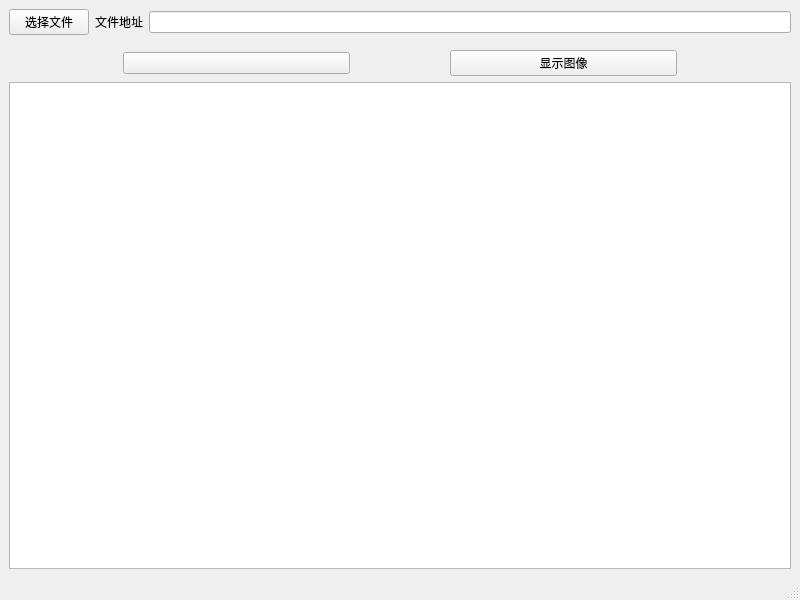
<?xml version="1.0" encoding="UTF-8"?>
<ui version="4.0">
 <class>SinglePolicyCompare</class>
 <widget class="QMainWindow" name="SinglePolicyCompare">
  <property name="geometry">
   <rect>
    <x>0</x>
    <y>0</y>
    <width>800</width>
    <height>600</height>
   </rect>
  </property>
  <property name="windowTitle">
   <string>SinglePolicyCompare</string>
  </property>
  <widget class="QWidget" name="centralwidget">
   <layout class="QVBoxLayout" name="verticalLayout_2">
    <item>
     <layout class="QHBoxLayout" name="horizontalLayout">
      <item>
       <widget class="PrimaryPushButton" name="pushButton">
        <property name="text">
         <string>选择文件</string>
        </property>
       </widget>
      </item>
      <item>
       <widget class="CaptionLabel" name="label">
        <property name="text">
         <string>文件地址</string>
        </property>
        <property name="pixelFontSize" stdset="0">
         <number>16</number>
        </property>
       </widget>
      </item>
      <item>
       <widget class="LineEdit" name="lineEdit"/>
      </item>
     </layout>
    </item>
    <item>
     <widget class="CardWidget" name="CardWidget">
      <layout class="QVBoxLayout" name="verticalLayout">
       <property name="leftMargin">
        <number>0</number>
       </property>
       <property name="rightMargin">
        <number>0</number>
       </property>
       <property name="bottomMargin">
        <number>0</number>
       </property>
       <item>
        <layout class="QHBoxLayout" name="horizontalLayout_2" stretch="1,2,2,1">
         <property name="spacing">
          <number>100</number>
         </property>
         <item>
          <spacer name="horizontalSpacer">
           <property name="orientation">
            <enum>Qt::Horizontal</enum>
           </property>
           <property name="sizeHint" stdset="0">
            <size>
             <width>40</width>
             <height>20</height>
            </size>
           </property>
          </spacer>
         </item>
         <item>
          <widget class="ComboBox" name="comboBox">
           <property name="sizePolicy">
            <sizepolicy hsizetype="Preferred" vsizetype="Fixed">
             <horstretch>0</horstretch>
             <verstretch>0</verstretch>
            </sizepolicy>
           </property>
          </widget>
         </item>
         <item>
          <widget class="PrimaryPushButton" name="pushButton_2">
           <property name="sizePolicy">
            <sizepolicy hsizetype="Preferred" vsizetype="Fixed">
             <horstretch>0</horstretch>
             <verstretch>0</verstretch>
            </sizepolicy>
           </property>
           <property name="text">
            <string>显示图像</string>
           </property>
          </widget>
         </item>
         <item>
          <spacer name="horizontalSpacer_2">
           <property name="orientation">
            <enum>Qt::Horizontal</enum>
           </property>
           <property name="sizeHint" stdset="0">
            <size>
             <width>40</width>
             <height>20</height>
            </size>
           </property>
          </spacer>
         </item>
        </layout>
       </item>
       <item>
        <layout class="QGridLayout" name="gridLayout">
         <item row="0" column="0">
          <widget class="QGraphicsView" name="graphicsView"/>
         </item>
        </layout>
       </item>
      </layout>
     </widget>
    </item>
   </layout>
  </widget>
  <widget class="QStatusBar" name="statusbar"/>
 </widget>
 <customwidgets>
  <customwidget>
   <class>ComboBox</class>
   <extends>QPushButton</extends>
   <header>qfluentwidgets</header>
  </customwidget>
  <customwidget>
   <class>PushButton</class>
   <extends>QPushButton</extends>
   <header>qfluentwidgets</header>
  </customwidget>
  <customwidget>
   <class>PrimaryPushButton</class>
   <extends>PushButton</extends>
   <header>qfluentwidgets</header>
  </customwidget>
  <customwidget>
   <class>CardWidget</class>
   <extends>QFrame</extends>
   <header>qfluentwidgets</header>
   <container>1</container>
  </customwidget>
  <customwidget>
   <class>CaptionLabel</class>
   <extends>QLabel</extends>
   <header>qfluentwidgets</header>
  </customwidget>
  <customwidget>
   <class>LineEdit</class>
   <extends>QLineEdit</extends>
   <header>qfluentwidgets</header>
  </customwidget>
 </customwidgets>
 <resources/>
 <connections/>
</ui>
